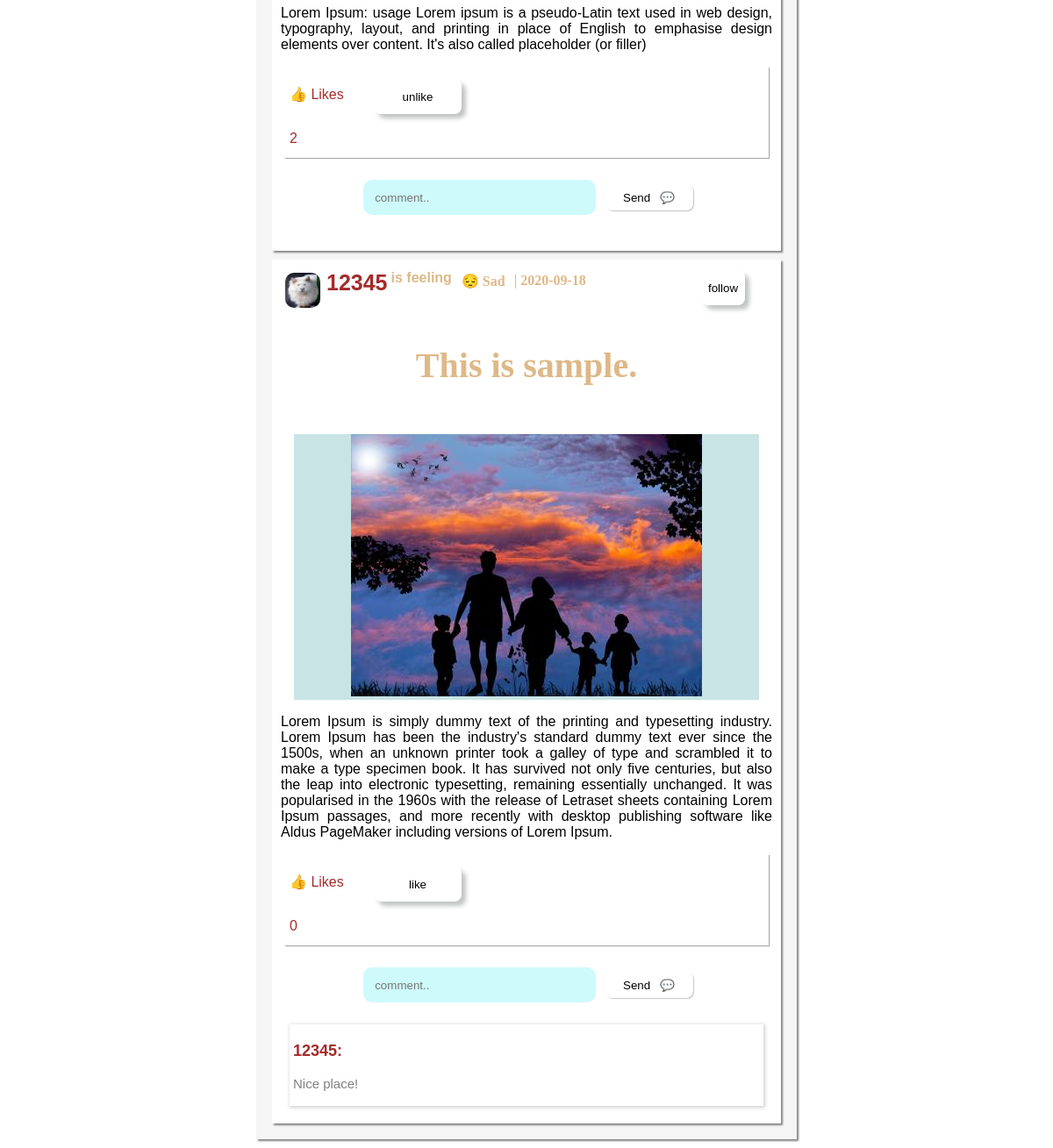
The app's page /home (signed in, lower part), older data.
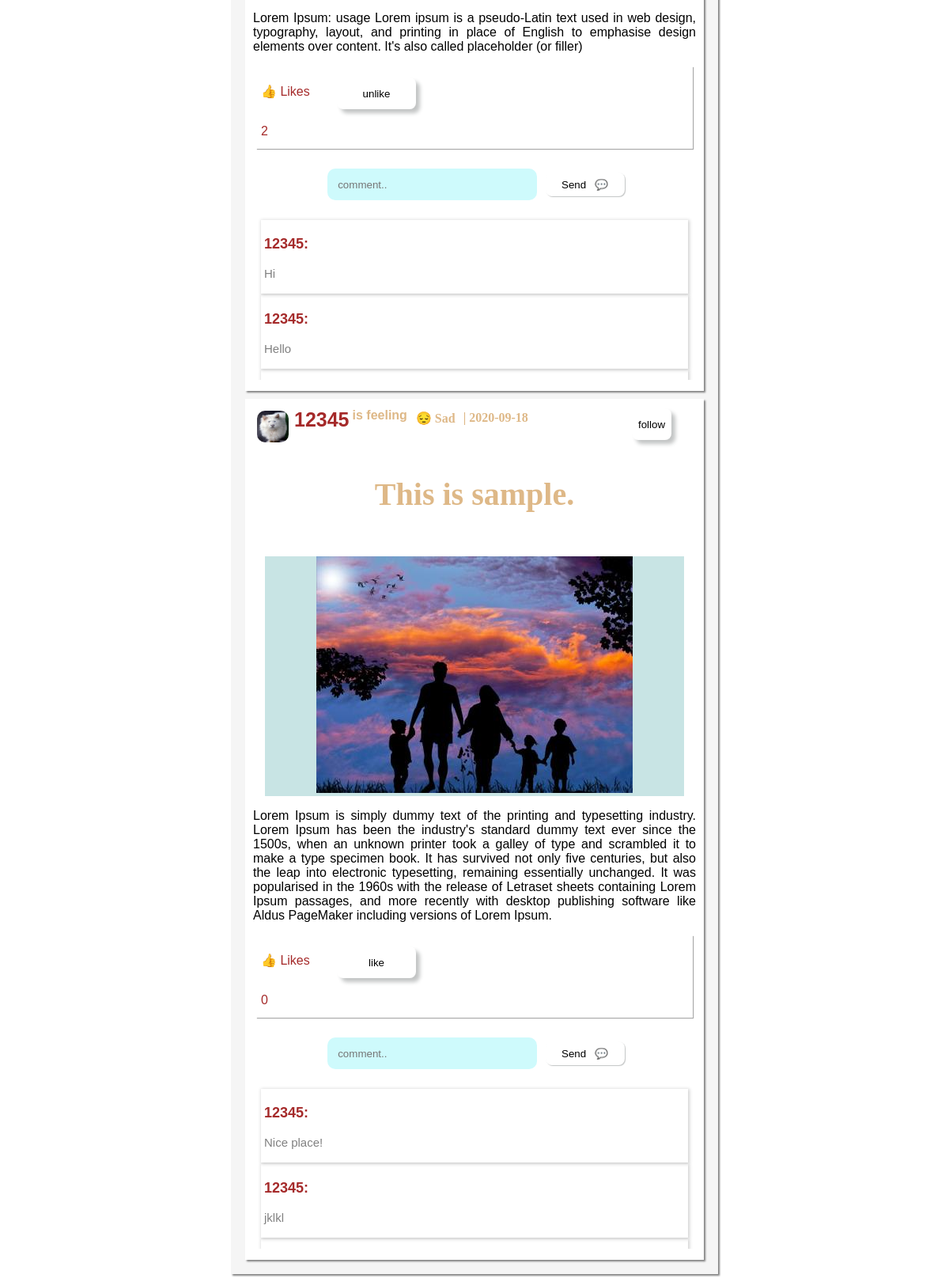
The same page, newer data.
### Snap/models.py (models this page shows, shortened)
class Post(db.Model):
    id= db.Column(db.Integer,primary_key=True)
    user_id= db.Column(db.Integer,db.ForeignKey('user.id'))
    title= db.Column(db.String(100), nullable=False)
    date_posted= db.Column(db.DateTime, nullable=False, default=datetime.utcnow)
    content= db.Column(db.Text)
    post_file= db.Column(db.String(20), nullable=False, default='default.jpg')
    likes = db.relationship('PostLike', backref='post', lazy='dynamic')
    shares= db.Column(db.Integer,default=0)
    tag = db.Column(db.String(50),nullable=False)
    post_comment = db.relationship('Comments', backref='comment_author',lazy='dynamic')
    def post_comment_list(self, post):
        return Comments.query.filter(
            Comments.post_id == post.id).all()

class User(db.Model,UserMixin):
    __tablename__= 'user'
    __searchable__= ['username']
    id = db.Column(db.Integer,primary_key=True)
    username = db.Column(db.String(20),unique=True, nullable=False)
    email = db.Column(db.String(120), unique=True, nullable=False)
    password = db.Column(db.String(40), nullable=False)
    image_file = db.Column(db.String(20),  nullable=False, default='default.jpg')
    image_url = db.Column(db.String(500))
    bio= db.Column(db.String(200))
    following_to = db.relationship('Following_to',backref='to_author', lazy='dynamic')
    following_by = db.relationship('Following_by',backref='by_author', lazy='dynamic')
    Link_facebook = db.Column(db.String(120),default='#')
    Link_twitter = db.Column(db.String(120),default='#')
    Link_other = db.Column(db.String(120),default='#')
    post = db.relationship('Post', backref='author', lazy=True)
    def isfollowingto(self,userid):
        return Following_to.query.filter(Following_to.from_user_id == self.id,
                                        Following_to.to_user == userid ).count()>0
    def has_liked_post(self, post):
        return PostLike.query.filter(
            PostLike.user_id == self.id,
            PostLike.post_id == post.id).count() > 0

class Comments(db.Model):
    id= db.Column(db.Integer,primary_key=True)
    comment= db.Column(db.String(100))
    post_id= db.Column(db.Integer,db.ForeignKey('post.id'))
    user_id= db.Column(db.Integer, db.ForeignKey('user.id'))

### Snap/routes.py (the view)
@login_required
@app.route("/home",methods=['GET','POST'])
def home():
    user=User.query.all()
    posts = Post.query.all()
    return render_template('home.html',title='Home', posts=posts,user=user)

### Snap/models.py (called while the page is built)
@login_manager.user_loader
def load_user(user_id):
    return User.query.get(int(user_id))

### Snap/templates/home.html (shortened to what this page needs)
<!DOCTYPE html>
<html lang="en">
<head>
    <link href="./../static/css/layout.css" rel="stylesheet">
</head>
<body>
    <form>
        <div class="main-section">
            <div class="posts-container">
                {% for post in posts %}
                <div class="post">
                    <div class="post-author">
                        <img src="static/profile_pics/{{ post.author.image_file }}"></img>
                        <a href="{{url_for('user_account',post_id=post.id)}}">
                            <p>{{post.author.username}} <p style="color: burlywood; font-size: 16px;"> is feeling
                        </a>
                        <p>{{ post.tag}}</p>
                        <p>| {{ post.date_posted.strftime('%Y-%m-%d')}}</p>
                        <div class="follow-block">
                            <button hidden user_id="{{ post.author.id }}" action="follow" type="submit"
                                class="post-button flo fbtn1{{ post.author.id}}">
                                follow</button>
                        </div>
                    </div>
                    <div class="post-title">
                        <div class="post-text">
                            <h1>{{ post.title}}</h1>
                        </div>
                    </div>
                    <div class="post-image-block">
                        <img class=" " src="{{ url_for('static', filename='post_pics/'+ post.post_file) }}">
                    </div>
                    <div class="post-content-text">
                        <p>{{ post.content}}</p>
                    </div>
                    <div class="post-bottom">
                        <div class="like-block">
                            <p type="text" class="username form-control" placeholder="User Name">👍 Likes &nbsp;&nbsp;
                            </p>
                            <div>
                                <p class="lkes-count{{ post.id}}">{{ post.likes.count() }}</p>
                            </div>
                        </div>
                        <div class="like-button-block">
                            <button hidden post_id="{{ post.id }}" action="unlike" type="submit"
                                class="btn btn2{{ post.id}}">
                                unlike</button>
                            <button hidden post_id="{{ post.id }}" action="like" type="submit"
                                class=" btn btn1{{ post.id}}">
                                like</button>
                        </div>
                    </div>
                    <div class="comment-field-block">
                        <form class="comment-form{{post.id}}" action="" method="POST">
                            <input type="text" class="message{{post.id}} comment-input-box form-control"
                                placeholder=" comment..">
                            <button type="submit" user_nameis="{{ post.author.username }}" post_id="{{ post.id }}"
                                class="btnc{{post.id}}   cmt"> Send &nbsp; 💬</button>
                        </form>
                    </div>
                    <div class="comments-block">
                        {% for comm in post.post_comment_list(post) %}
                        <div class="comment_holder ">
                            <p>{{ comm.comment_author.author.username }}: </p>
                            <p>{{ comm.comment}}</p>
                        </div>
                        {% endfor %}
                    </div>
                </div>
                {% endfor %}
            </div>
        </div>
</body>
</html>

Row changes from the older to the newer data that the page shows:
added Comments: comment_author.author.username "12345", comment "Hi", shown under Post (number 1 of 2 on the later page)
added Comments: comment_author.author.username "12345", comment "Hello", shown under Post (number 1 of 2 on the later page)
added Comments: comment_author.author.username "12345", comment "jklkl", shown under Post "This is sample."
